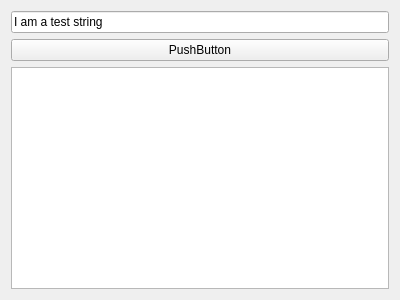
<?xml version="1.0" encoding="UTF-8"?>
<ui version="4.0">
 <class>Widget</class>
 <widget class="QWidget" name="Widget">
  <property name="geometry">
   <rect>
    <x>0</x>
    <y>0</y>
    <width>400</width>
    <height>300</height>
   </rect>
  </property>
  <property name="windowTitle">
   <string>Widget</string>
  </property>
  <layout class="QVBoxLayout" name="verticalLayout_2">
   <item>
    <layout class="QVBoxLayout" name="verticalLayout">
     <item>
      <widget class="QLineEdit" name="lineEdit">
       <property name="text">
        <string>I am a test string</string>
       </property>
      </widget>
     </item>
     <item>
      <widget class="QPushButton" name="pushButton">
       <property name="text">
        <string>PushButton</string>
       </property>
      </widget>
     </item>
     <item>
      <widget class="QTextEdit" name="textEdit">
       <property name="readOnly">
        <bool>true</bool>
       </property>
      </widget>
     </item>
    </layout>
   </item>
  </layout>
 </widget>
 <layoutdefault spacing="6" margin="11"/>
 <resources/>
 <connections/>
</ui>
